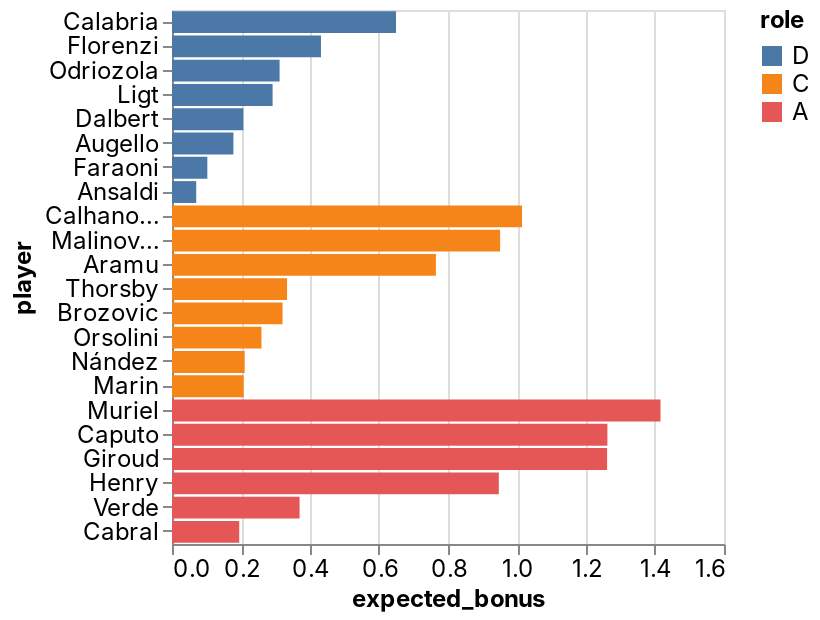

Here is the notebook cell this chart was saved with:
### Code cell
_deepnote_run_altair(team, """{"$schema":"https://vega.github.io/schema/vega-lite/v4.json","mark":{"type":"bar","tooltip":{"content":"data"}},"height":220,"autosize":{"type":"fit"},"data":{"name":"placeholder"},"encoding":{"x":{"field":"expected_bonus","type":"quantitative","sort":null,"scale":{"type":"linear","zero":false}},"y":{"field":"player","type":"nominal","sort":null,"scale":{"type":"linear","zero":true}},"color":{"field":"role","type":"nominal","sort":null,"scale":{"type":"linear","zero":false}}}}""")

### Figure 1 — Vega-Lite specification as saved in the notebook (floating-point values rounded to 4 significant figures)
{"config": {"view": {"continuousWidth": 400, "continuousHeight": 300}, "area": {"fill": "#51C0E9"}, "axis": {"labelFont": "Inter, sans-serif", "labelFontSize": 12, "labelFontWeight": "normal", "labelLimit": 60, "labelOverlap": "greedy", "titleFont": "Inter, sans-serif", "titleFontSize": 12, "titleFontWeight": "bold"}, "background": "#ffffff", "legend": {"labelFont": "Inter, sans-serif", "labelFontSize": 12, "titleFont": "Inter, sans-serif", "titleFontSize": 12, "titleFontWeight": "bold"}, "line": {"stroke": "#51C0E9", "strokeWidth": 2}, "rect": {"fill": "#51C0E9"}, "title": {"anchor": "start", "color": "#000000", "font": "Inter, sans-serif", "fontSize": 22, "fontWeight": "normal"}}, "data": {"name": "data-ae57bf31682897c6455ca0f40a6afeb6"}, "mark": {"type": "bar", "tooltip": {"content": "data"}}, "autosize": {"type": "fit"}, "encoding": {"color": {"type": "nominal", "field": "role", "scale": {"type": "linear", "zero": false}, "sort": null}, "x": {"type": "quantitative", "field": "expected_bonus", "scale": {"type": "linear", "zero": false}, "sort": null}, "y": {"type": "nominal", "field": "player", "scale": {"type": "linear", "zero": true}, "sort": null}}, "height": 300, "width": "container", "$schema": "https://vega.github.io/schema/vega-lite/v4.json", "datasets": {"data-ae57bf31682897c6455ca0f40a6afeb6": [{"fanta_team": "AC Picchia", "role": "D", "player": "Calabria", "team": "AC Milan", "opponent": "Genoa", "date": "2022-04-15T00:00:00", "expected_bonus": 0.6493}, {"fanta_team": "AC Picchia", "role": "D", "player": "Florenzi", "team": "AC Milan", "opponent": "Genoa", "date": "2022-04-15T00:00:00", "expected_bonus": 0.4318}, {"fanta_team": "AC Picchia", "role": "D", "player": "Odriozola", "team": "Fiorentina", "opponent": "Venezia", "date": "2022-04-16T00:00:00", "expected_bonus": 0.3118}, {"fanta_team": "AC Picchia", "role": "D", "player": "Ligt", "team": "Juventus", "opponent": "Bologna", "date": "2022-04-16T00:00:00", "expected_bonus": 0.2916}, {"fanta_team": "AC Picchia", "role": "D", "player": "Dalbert", "team": "Cagliari", "opponent": "Sassuolo", "date": "2022-04-16T00:00:00", "expected_bonus": 0.2069}, {"fanta_team": "AC Picchia", "role": "D", "player": "Augello", "team": "Sampdoria", "opponent": "Salernitana", "date": "2022-04-16T00:00:00", "expected_bonus": 0.178}, {"fanta_team": "AC Picchia", "role": "D", "player": "Faraoni", "team": "Verona", "opponent": "Atalanta", "date": "2022-04-18T00:00:00", "expected_bonus": 0.1024}, {"fanta_team": "AC Picchia", "role": "D", "player": "Ansaldi", "team": "Torino", "opponent": "Lazio", "date": "2022-04-16T00:00:00", "expected_bonus": 0.0702}, {"fanta_team": "AC Picchia", "role": "C", "player": "Calhanoglu", "team": "Inter", "opponent": "Spezia", "date": "2022-04-15T00:00:00", "expected_bonus": 1.015}, {"fanta_team": "AC Picchia", "role": "C", "player": "Malinovskiy", "team": "Atalanta", "opponent": "Verona", "date": "2022-04-18T00:00:00", "expected_bonus": 0.951}, {"fanta_team": "AC Picchia", "role": "C", "player": "Aramu", "team": "Venezia", "opponent": "Fiorentina", "date": "2022-04-16T00:00:00", "expected_bonus": 0.7649}, {"fanta_team": "AC Picchia", "role": "C", "player": "Thorsby", "team": "Sampdoria", "opponent": "Salernitana", "date": "2022-04-16T00:00:00", "expected_bonus": 0.3335}, {"fanta_team": "AC Picchia", "role": "C", "player": "Brozovic", "team": "Inter", "opponent": "Spezia", "date": "2022-04-15T00:00:00", "expected_bonus": 0.3204}, {"fanta_team": "AC Picchia", "role": "C", "player": "Orsolini", "team": "Bologna", "opponent": "Juventus", "date": "2022-04-16T00:00:00", "expected_bonus": 0.2593}, {"fanta_team": "AC Picchia", "role": "C", "player": "Nández", "team": "Cagliari", "opponent": "Sassuolo", "date": "2022-04-16T00:00:00", "expected_bonus": 0.2108}, {"fanta_team": "AC Picchia", "role": "C", "player": "Marin", "team": "Cagliari", "opponent": "Sassuolo", "date": "2022-04-16T00:00:00", "expected_bonus": 0.2077}, {"fanta_team": "AC Picchia", "role": "A", "player": "Muriel", "team": "Atalanta", "opponent": "Verona", "date": "2022-04-18T00:00:00", "expected_bonus": 1.416}, {"fanta_team": "AC Picchia", "role": "A", "player": "Caputo", "team": "Sampdoria", "opponent": "Salernitana", "date": "2022-04-16T00:00:00", "expected_bonus": 1.262}, {"fanta_team": "AC Picchia", "role": "A", "player": "Giroud", "team": "AC Milan", "opponent": "Genoa", "date": "2022-04-15T00:00:00", "expected_bonus": 1.261}, {"fanta_team": "AC Picchia", "role": "A", "player": "Henry", "team": "Venezia", "opponent": "Fiorentina", "date": "2022-04-16T00:00:00", "expected_bonus": 0.9473}, {"fanta_team": "AC Picchia", "role": "A", "player": "Verde", "team": "Spezia", "opponent": "Inter", "date": "2022-04-15T00:00:00", "expected_bonus": 0.3698}, {"fanta_team": "AC Picchia", "role": "A", "player": "Cabral", "team": "Fiorentina", "opponent": "Venezia", "date": "2022-04-16T00:00:00", "expected_bonus": 0.1948}]}}
